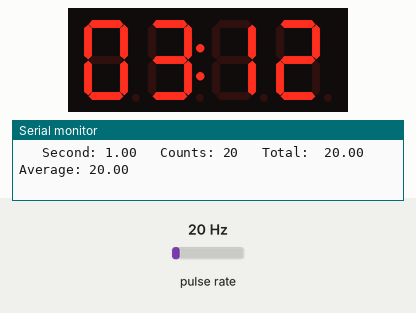
Recording of a sketch running on a simulated Arduino Uno, built with avr-gcc and run on an emulated ATmega328P. Shown: 4-digit seven-segment display, the last lines printed to the serial monitor. Wiring (inferred from the names in the program): pulse sensor: data pin 2. Inputs (shaded band) come from the test bench; at power-on: pulse rate 20 Hz.

Above: at 1.6 s.
1.7 s: pulse rate (sensor on pin 2) set to 4 Hz
At 3.6 s:
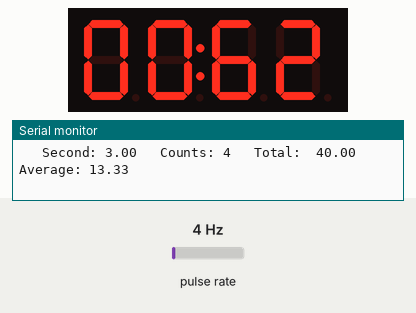
4.6 s: pulse rate (sensor on pin 2) set to 50 Hz
At 7.3 s:
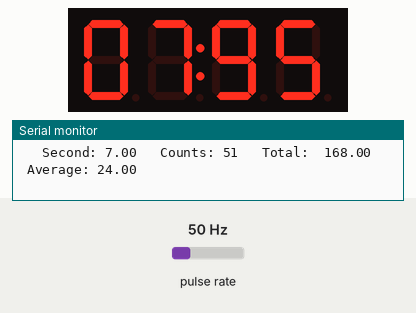
7.6 s: pulse rate (sensor on pin 2) set to 100 Hz
At 10.4 s:
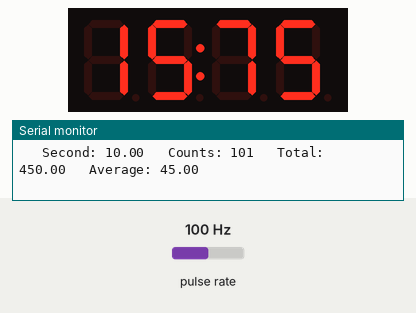
Timing chart, 0 to 11.9 s (numbered marks = the images above; inputs shaded):
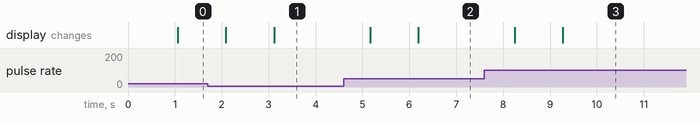

Measured:
- after the input at 1.7 s, the display: first changes after 0.39 s (image 1 shows a later state)
- after the input at 4.6 s, the display: first changes after 0.57 s (image 2 shows a later state)
- after the input at 7.6 s, the display: first changes after 0.65 s (image 3 shows a later state)

The sketch:

flowMeter_0d.ino
```cpp
/*********************************************
 * Test Code for an Adafruit brass flow meter
 * Red -> +5v
 * Blk -> GND
 * yellow -> pin 2
 *
 * Adafruit demo page code didn't work
 * Adapted new code from bc-robotics.com
 *********************************************/
// the LCD library
#include <TM1637.h>
// define some stuff

// The pins for the LCD screen
int CLK_PIN = 12;
int DIO_PIN = 13;

// Set LCD pins
TM1637 tm (CLK_PIN, DIO_PIN);

// flow sensor pin
int flowPin = 2;

// variable to count the pulses
volatile int count;
// timer iteration
double seconds = 0;
// count total
double pulseTotal = 0;
// average of the counts
double pulseAvg = 0;

// flowrate in L / m
double flowL;
// flowrate in mL / m
double flowML;
// flowrate in mL / s
double flowMLS;


// the initial, one-time code
void setup () {
  // setup the flow sensor pin
  pinMode (flowPin, INPUT);
  attachInterrupt (0, flow, RISING);

  // initialize the LCD
  tm.init();
  // set LCD brightness 0-7
  tm.set(4);
  // send a test message to the display
  tm.display (0,1);
  tm.display (1,2);
  tm.point (1);
  tm.display (2,3);
  tm.display (3,4);

  Serial.begin (9600);
}


// the main loop
void loop () {
  // count pulses for a while
  count = 0;
  interrupts();
  delay (1000);
  noInterrupts();
  seconds = seconds + 1;

  // do some math
  pulseTotal = pulseTotal + count;
  pulseAvg = pulseTotal / seconds;

  /*
   * there is a required "conversion factor"
   * to go from pulses to SI units.
   * Adafruit suggest 2.25 for plastic flow meter
   *              and 2.00 for brass flow meter
   * But also STRONGLY suggest calibrating
*/
  Serial.print ("   Second: "); Serial.print (seconds);
  Serial.print ("   Counts: "); Serial.print (count);
  Serial.print ("   Total:  "); Serial.print (pulseTotal);
  Serial.print ("   Average: "); Serial.println (pulseAvg);

  // displaying L/m on the LCD
  flowMLS = (count * 2.6);    // Conversion for plastic flow meter
  flowML = flowMLS * 60;     // convert seconds to minutes
  flowL = flowML / 1000;   // mL to Liters

  displayNumber (flowML);
}

// an interrupt for when flow is detected
void flow () {
  count++;
}

// displays an integer passed to it
void displayNumber (int num) {
  // I think % is a modulo function
  tm.display (3, num /10 % 10);
  tm.display (2, num / 100 % 10);
  tm.point  (1);
  tm.display (1, num / 1000 % 10);
  tm.display (0, num / 10000 % 10);
}
```
